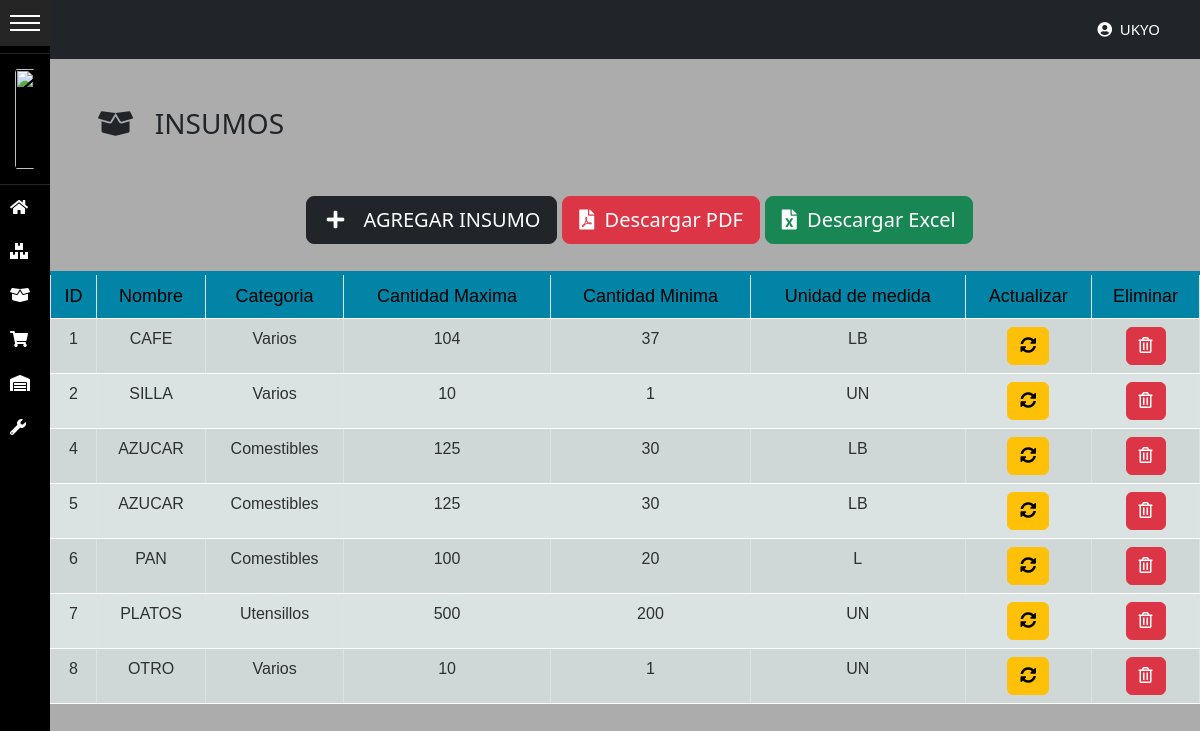
The page /insumos/ (signed in) on the database its author committed.
### tables this page shows
CREATE TABLE IF NOT EXISTS `insumos` (
  `id_insumo` int(11) NOT NULL AUTO_INCREMENT,
  `nom_insumo` varchar(45) NOT NULL,
  `categoria` enum('Comestibles','Utensillos','Varios') NOT NULL,
  `cant_max` int(11) NOT NULL,
  `cant_min` int(11) NOT NULL,
  `unidad_medida` enum('LB','UN','L','GAL','BOLSAS') NOT NULL,
  PRIMARY KEY (`id_insumo`)
);

### controladores/vistasControlador.php (called while the page is built, shortened)
<?php
	class vistasControlador extends vistasModelo{
		public function obtener_plantilla_controlador(){
			return require_once "./vistas/plantilla.php";
		}
	}

### index.php (called while the page is built, shortened)
<?php
	require_once "./controladores/vistasControlador.php";
	$plantilla = new vistasControlador();
	$plantilla->obtener_plantilla_controlador();

### config/conexion.php (called while the page is built, shortened)
<?php
class ConexionBD{
    protected $manejador = "mysql";
    private static $servidor = "localhost";
    private static $usuario = "root";
    private static $pass = "";
    protected $db_name = "sistema_inventario";
    protected function getConexion(){
        try{
            $parametros=array(PDO::ATTR_PERSISTENT=>true,PDO::MYSQL_ATTR_INIT_COMMAND=>"SET NAMES utf8");
            $this->conexion=new PDO($this->manejador.":host=".self::$servidor.";dbname=".$this->db_name,self::$usuario,self::$pass,$parametros);
            return $this->conexion;
        }
        catch(PDOException $e){
            echo 'Error en la conexion a la BD :'.$e->getMessage();
        }
    }
}

### modelos/DatosTablas/obtenerDatos.php (called while the page is built, shortened)
<?php
if(isset($peticion)){
    require_once("../config/conexion.php");
}else{
    require_once("./config/conexion.php");
}
class obtenerDatosTablas extends ConexionBD{
    public function datosTablas($tabla){
        $sql="SELECT * FROM $tabla";
        $resultado=$this->conexion->query($sql) or die ($sql);
        return $resultado;
    }
}

### vistas/contenidos/insumos-view.php (the view, shortened to what this page needs)
<?php
include("./modelos/DatosTablas/obtenerDatos.php");
?>
<h3 style="padding:3rem;"><i class="fas fa-box-open"></i> &nbsp; INSUMOS </h3>
<div class="botones-proveedores">
	<div class="btn btn-dark btn-lg" data-bs-toggle="modal" data-bs-target="#ModalCrear"><i class="fas fa-plus fa-fw"></i> &nbsp; AGREGAR INSUMO</div>
	<button type="submit" class="btn btn-danger mx-auto btn-lg"><i class="fas fa-file-pdf"></i> &nbsp;Descargar PDF</button>
    <button type="submit" class="btn btn-success mx-auto btn-lg"><i class="fas fa-file-excel"></i> &nbsp;Descargar Excel</button>
</div>
<br>
<div class="table-responsive">
    <table id="datos-usuario" class="table table-bordered table-striped text-center datos-usuario">
        <thead>
            <tr>
                <th>ID</th>
                <th>Nombre</th>
                <th>Categoria</th>
                <th>Cantidad Maxima</th>
                <th>Cantidad Minima</th>
                <th>Unidad de medida</th>
                <th>Actualizar</th>
                <th>Eliminar</th>
            </tr>
        </thead>
        <tbody>
			<?php
                $datos=new obtenerDatosTablas();
                $resultado=$datos->datosTablas('insumos');
                foreach ($resultado as $fila){
            ?>
            <tr>
                <td><?php echo $fila['id_insumo']; ?></td>
                <td><?php echo $fila['nom_insumo']; ?></td>
                <td><?php echo $fila['categoria']; ?></td>
                <td><?php echo $fila['cant_max']; ?></td>
                <td><?php echo $fila['cant_min']; ?></td>
                <td><?php echo $fila['unidad_medida']; ?></td>
                <td>
				<button class="btn btn-warning" data-bs-toggle="modal" data-bs-target="#ModalAct<?php echo $fila['id_insumo'];?>">
					<i class="fas fa-sync-alt"></i>
                </button>
			    </td>
				<td>
					<form class="FormularioAjax" action="<?php echo SERVERURL; ?>ajax/insumoAjax.php" method="POST" data-form="delete" autocomplete="off">
					<button type="submit" class="btn btn-danger">
						<i class="far fa-trash-alt"></i>
					</button>
					</form>
				</td>
                </tr>
            <?php
                    }
            ?>
        </tbody>
    </table>
</div>

### vistas/css/estilos-login.css (style rules this page uses)
body { background-image: url('https://www.google.com/url?sa=i&url=https%3A%2F%2Fwww.wallpaperbetter.com%2Fes%2Fhd-wallpaper-abmce&psig=AOvVaw3Fui4GwbWTbyM78mKEoObn&ust=1672596080191000&source=images&cd=vfe&ved=0CBAQjRxqFwoTCOjL5oy4pPwCFQAAAAAdAAAAABAD'); background-color: #cccccc; }

### vistas/css/estilos-vistas.css (style rules this page uses)
.botones-proveedores { padding-left: 16rem; }
#datos-usuario { font-family: "Lucida Sans Unicode", "Lucida Grande", Sans-Serif; font-size: 16px; text-align: left; border-collapse: collapse; }
#datos-usuario th { font-size: 18px; font-weight: normal; padding: 8px; background: #0184a5; border-top: 4px solid #0184a5; border-bottom: 1px solid #fff; color: rgb(0, 0, 0); }
#datos-usuario td { padding: 8px; background: #dae2e2; border-bottom: 1px solid #fff; color: rgb(47, 48, 48); border-top: 1px solid transparent; }

### vistas/css/navlateral.css (style rules this page uses)
:root { --width:280px; --pading:10px; --bgcoolor:rgb(0, 0, 0); --hovercolor:rgb(37, 37, 37); --width-collapsed:50px; }
body { background-color: #acacac; font-size:18px; padding:0; margin: 0; margin-left:var(--width-collapsed); }

### rows shown on the page
insumos: id_insumo "1", nom_insumo "CAFE", categoria "Varios", cant_max "104", cant_min "37", unidad_medida "LB"
insumos: id_insumo "2", nom_insumo "SILLA", categoria "Varios", cant_max "10", cant_min "1", unidad_medida "UN"
insumos: id_insumo "4", nom_insumo "AZUCAR", categoria "Comestibles", cant_max "125", cant_min "30", unidad_medida "LB"
insumos: id_insumo "5", nom_insumo "AZUCAR", categoria "Comestibles", cant_max "125", cant_min "30", unidad_medida "LB"
insumos: id_insumo "6", nom_insumo "PAN", categoria "Comestibles", cant_max "100", cant_min "20", unidad_medida "L"
insumos: id_insumo "7", nom_insumo "PLATOS", categoria "Utensillos", cant_max "500", cant_min "200", unidad_medida "UN"
insumos: id_insumo "8", nom_insumo "OTRO", categoria "Varios", cant_max "10", cant_min "1", unidad_medida "UN"

### other values the page prints
$_SESSION['usuario_login'] "UKYO"
